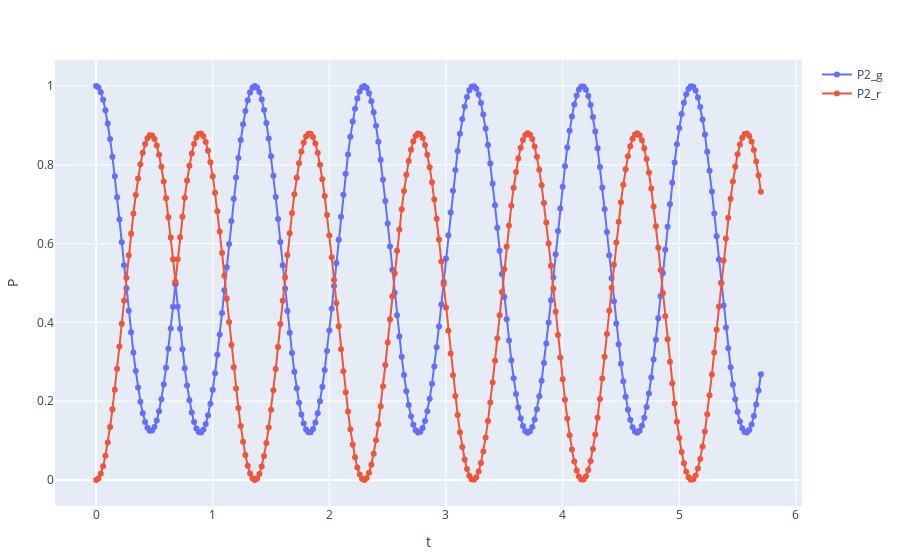

Notebook source saved alongside this figure:
### Code cell
trace1 = scatter(x=tspan, y=Pr_2_g,mode="lines+markers", name="P2_g");
trace2 = scatter(x=tspan, y=Pr_2_r,
mode="lines+markers",
name="P2_r");
layout = Layout(xaxis_title="t",   yaxis_title="P")
plot([trace1,trace2], layout)

### Figure 1 — Plotly figure (JSON) as saved in the notebook; plotly's stock layout.template omitted (floating-point values rounded to 4 significant figures; data arrays with more than 128 entries replaced by an {"elided": "..."} marker saying what was removed)
{"data": [{"mode": "lines+markers", "name": "P2_g", "type": "scatter", "x": {"elided": "287 float values"}, "y": {"elided": "287 float values"}}, {"mode": "lines+markers", "name": "P2_r", "type": "scatter", "x": {"elided": "287 float values"}, "y": {"elided": "287 float values"}}], "layout": {"margin": {"b": 50, "l": 50, "r": 50, "t": 60}, "xaxis": {"title": {"text": "t"}}, "yaxis": {"title": {"text": "P"}}}}
